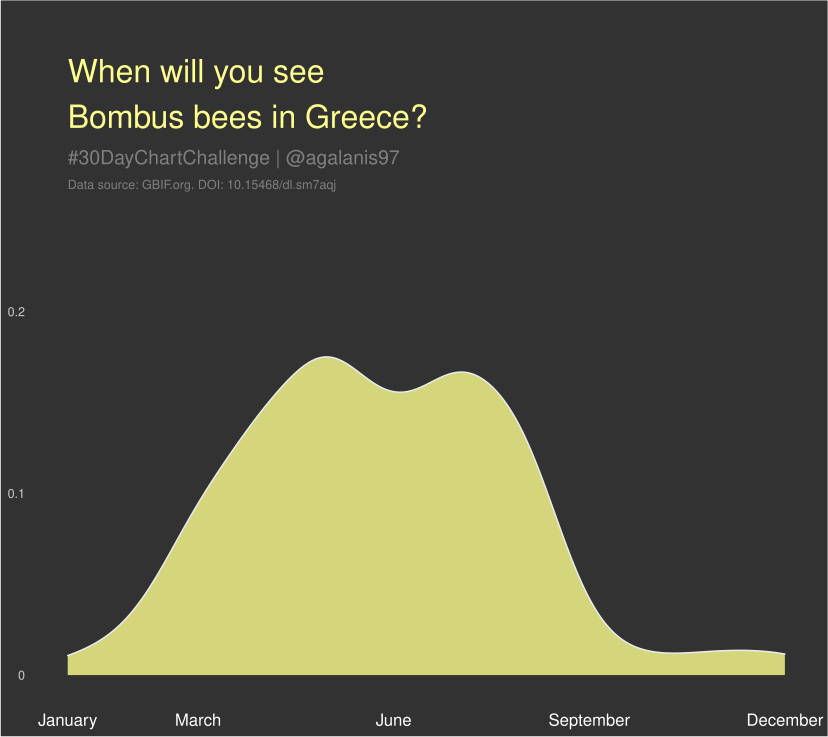

Write R code to recreate this figure.
if (!require('here')) install.packages('here'): library('here')
if (!require('ggplot2')) install.packages('ggplot2'): library('ggplot2')
if (!require('tidyverse')) install.packages('tidyverse'): library('tidyverse')
if (!require('ggpubr')) install.packages('ggpubr'): library('ggpubr')
if (!require('readr')) install.packages('readr'): library('readr')


bombus <- readr::read_delim("bombus_data.csv", delim = "\t", escape_double = FALSE, col_names = TRUE, na = c("", "NA"))

bees <- bombus[,c(19,20,32, 33)]
bees$individualCount <- replace_na(bees$individualCount,1)
bees_new <- bees[bees$year >= 2000,]
bees_tot <- na.omit(bees_new)

p1 <- ggplot(bees_tot, aes(x=month)) +
  geom_density(fill="#FEFF8F", color="#e9ecef", alpha=0.8) + scale_x_continuous(limits = c(1,12), breaks = c(1,3,6,9,12), labels = c("January","March","June","September","December")) + scale_color_gradient(low = 'green', high = 'red') + theme(panel.background = element_rect(fill = "#323232"), panel.grid = element_blank(), plot.background = element_rect(fill = "#323232"), axis.title.x = element_blank(), axis.text.x = element_text(size = 12, colour = "white"), axis.title.y = element_blank(), axis.text.y = element_text(colour = "#cccccc")) + scale_y_continuous(limits = c(0,0.35), breaks = c(0,0.1,0.2), labels = c("0","0.1","0.2"))

p2 <- p1 + annotate("text", label = "When will you see\nBombus bees in Greece?",x=1, y = 0.32, size = 8, colour = "#FEFF8F", hjust =0) + annotate("text", label = "#30DayChartChallenge | @agalanis97",x=1, y = 0.285, size = 5, colour = "#7f7f7f", hjust =0) + annotate("text", label = "Data source: GBIF.org. DOI: 10.15468/dl.sm7aqj",x=1, y = 0.27, size = 3, colour = "#7f7f7f", hjust =0)


ggsave(p2, filename = "day8.pdf")
